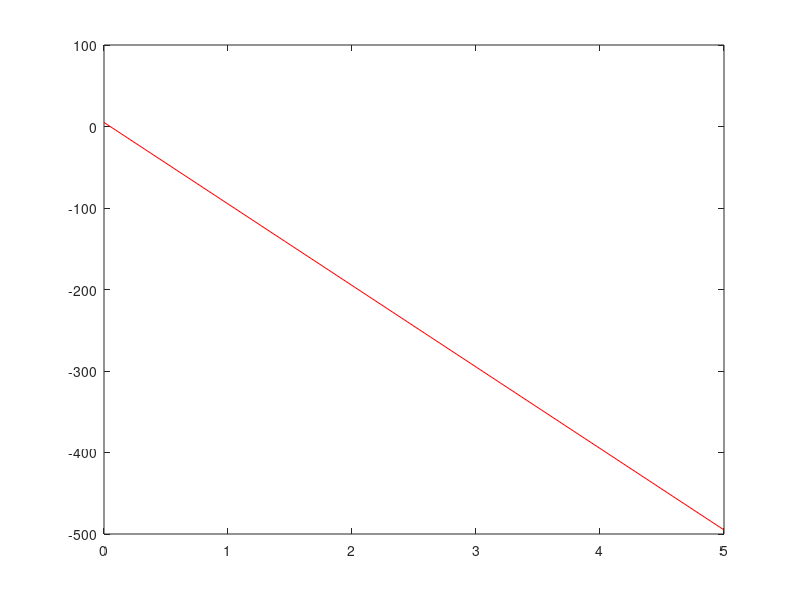

MATLAB code for this plot:
%spencer krum
%ph 322 1_6.m

%population growth
%dN/dt = a * N - b*(N**2)
clear
close all


dt = input('Please enter your delta-t value: ')
t2 = input('Please enter your t-final value: ')
a = input('Please enter your a value: ')
b = input('Please enter your b value: ')
N(1) = input('Please enter your starting population value: ')

%setup time domain
%dt = 1e-4;
t1 = 0;
%t2 = 10;
t = t1:dt:t2;

%a = 10;
%b = 0;
%N(1) = 10;
%N(1) = 1000;

%a = 10;
%b = 3;
%N(1) = 10;

%a = 10;
%b = 0.01;
%N(1) = 1000;


for i=1:length(t)-1,
    N(i+1) = N(i) + ((a * N(i)) - (b * (N(i)^2)))*dt;
    fprintf('T:\t%f\tN:\t%f\n', t(i), N(i))
end

plot(t,N, 'r')
%semilogy(t,N, 'r')
pause()
